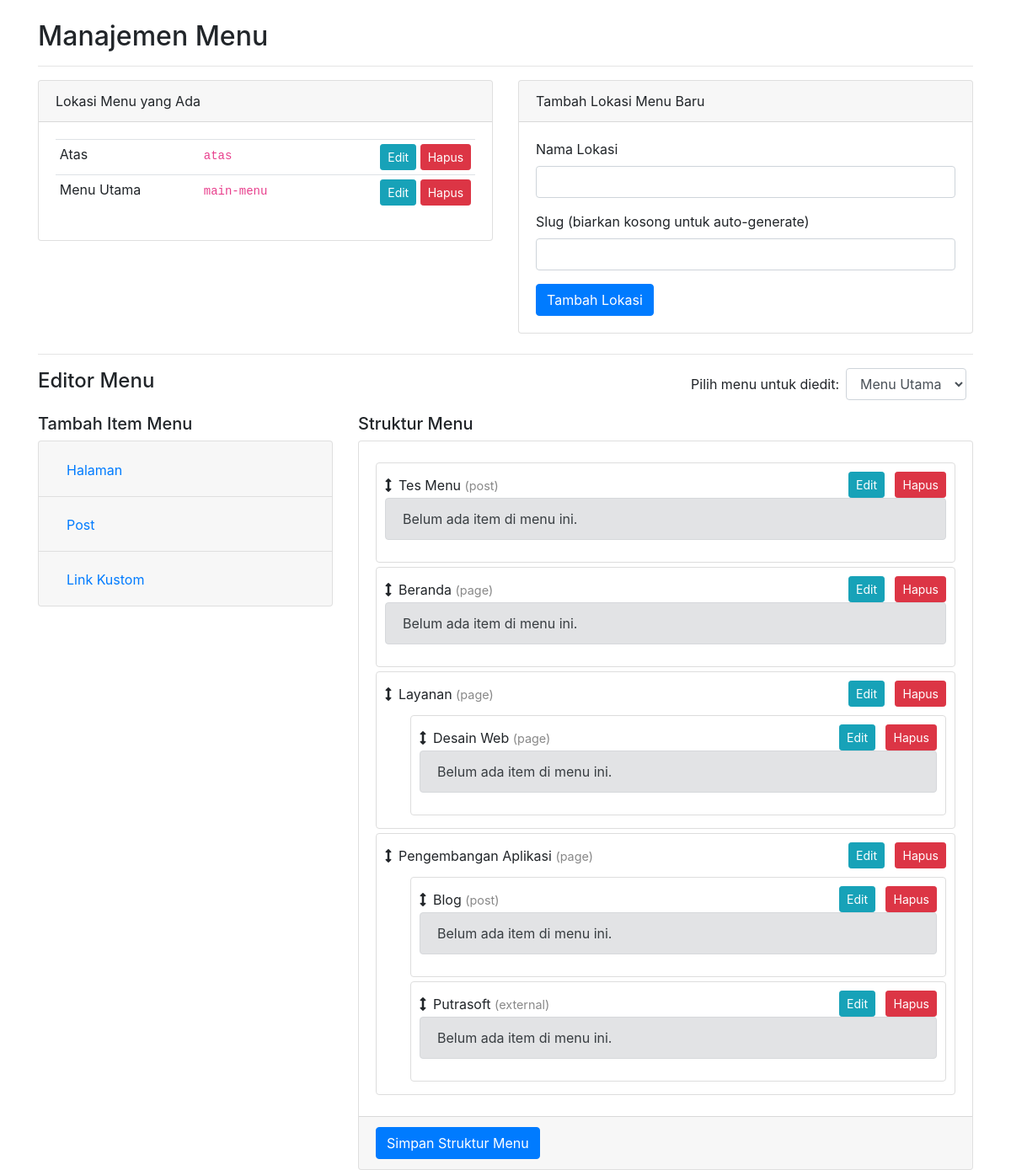
The page /2/admin_menu.php?location_id=1 on the database its author committed.
### tables this page shows
CREATE TABLE `menu_locations`  (
  `id` int NOT NULL AUTO_INCREMENT,
  `name` varchar(100) NOT NULL,
  `slug` varchar(100) NOT NULL,
  PRIMARY KEY (`id`) USING BTREE,
  UNIQUE INDEX `slug`(`slug` ASC) USING BTREE
);

CREATE TABLE `menu_items`  (
  `id` int NOT NULL AUTO_INCREMENT,
  `menu_location_id` int NOT NULL,
  `title` varchar(255) NOT NULL,
  `type` enum('page','post','external') NOT NULL,
  `link_id` int NULL DEFAULT NULL,
  `external_url` varchar(255) NULL DEFAULT NULL,
  `parent_id` int NOT NULL DEFAULT 0,
  `menu_order` int NOT NULL DEFAULT 0,
  `css_classes` varchar(255) NULL DEFAULT NULL,
  `target` varchar(50) NULL DEFAULT NULL,
  `visibility` enum('all','logged_in','logged_out') NOT NULL DEFAULT 'all',
  PRIMARY KEY (`id`) USING BTREE,
  INDEX `menu_location_id`(`menu_location_id` ASC) USING BTREE,
  CONSTRAINT `menu_items_ibfk_1` FOREIGN KEY (`menu_location_id`) REFERENCES `menu_locations` (`id`) ON DELETE CASCADE ON UPDATE RESTRICT
);

### 2/admin_menu.php (the view, shortened to what this page needs)
<?php
require 'database.php';
$locations = $pdo->query("SELECT * FROM menu_locations ORDER BY name ASC")->fetchAll();
$selected_location_id = $_GET['location_id'] ?? ($locations[0]['id'] ?? null);
$menu_items = [];
if ($selected_location_id) {
    $stmt = $pdo->prepare("SELECT * FROM menu_items WHERE menu_location_id = :loc_id ORDER BY parent_id, menu_order ASC");
    $stmt->execute(['loc_id' => $selected_location_id]);
    $menu_items = $stmt->fetchAll();
}
function render_admin_menu_html_with_actions(array $items, int $parent_id = 0): string {
    $html = '<ol class="sortable">';
    foreach ($items as $item) {
        if ((int)$item['parent_id'] == $parent_id) {
            $html .= "<li id='menuItem_{$item['id']}'>";
            $html .= "<div class='d-flex justify-content-between align-items-center'>";
            $html .= "<span><i class='fas fa-arrows-alt-v mr-2' style='cursor: move;'></i><span class='menu-title'>{$item['title']}</span> <span class='menu-type'>({$item['type']})</span></span>";
            $html .= "<div class='item-actions'>";
            $html .= "<button class='btn btn-sm btn-info mr-2 edit-item-btn' data-toggle='modal' data-target='#editItemModal'
                        data-id='{$item['id']}'
                        data-title='".htmlspecialchars($item['title'], ENT_QUOTES)."'
                        data-type='{$item['type']}'
                        data-linkid='{$item['link_id']}'
                        data-url='".htmlspecialchars($item['external_url'], ENT_QUOTES)."'
                        data-css='".htmlspecialchars($item['css_classes'], ENT_QUOTES)."'
                        data-target='{$item['target']}'
                        data-visibility='{$item['visibility']}'>Edit</button>";
            $html .= "<form method='POST' action='admin_menu.php' class='d-inline' onsubmit='return confirm(\"Yakin ingin menghapus item ini?\");'>
                        <input type='hidden' name='action' value='delete_item'>
                        <input type='hidden' name='id' value='{$item['id']}'>
                        <input type='hidden' name='location_id' value='{$item['menu_location_id']}'>
                        <button type='submit' class='btn btn-sm btn-danger'>Hapus</button>
                      </form>";
            $html .= "</div>";
            $html .= "</div>";
            $html .= render_admin_menu_html_with_actions($items, (int)$item['id']);
            $html .= "</li>";
        }
    }
    $html .= '</ol>';
    return (strpos($html, '<li') === false) ? '<div class="alert alert-secondary">Belum ada item di menu ini.</div>' : $html;
}
?>
<!DOCTYPE html>
<html lang="id">
<head>
    <link rel="stylesheet" href="https://stackpath.bootstrapcdn.com/bootstrap/4.5.2/css/bootstrap.min.css">
    <link rel="stylesheet" href="https://cdnjs.cloudflare.com/ajax/libs/font-awesome/5.15.3/css/all.min.css">
</head>
<body>
    <div class="container mt-4">
        <h2>Manajemen Menu</h2>
        <hr>
        <div class="row mb-4">
            <div class="col-md-6">
                <div class="card">
                    <div class="card-header">Lokasi Menu yang Ada</div>
                    <div class="card-body">
                        <table class="table table-sm">
                            <tbody>
                                <?php foreach ($locations as $loc): ?>
                                <tr>
                                    <td><?php echo htmlspecialchars($loc['name']); ?></td>
                                    <td><code><?php echo htmlspecialchars($loc['slug']); ?></code></td>
                                    <td class="text-right">
                                        <button class="btn btn-sm btn-info" data-toggle="modal" data-target="#editLocationModal"
                                                data-id="<?php echo $loc['id']; ?>" data-name="<?php echo htmlspecialchars($loc['name']); ?>"
                                                data-slug="<?php echo htmlspecialchars($loc['slug']); ?>">Edit</button>
                                        <form method="POST" action="admin_menu.php" class="d-inline" onsubmit="return confirm('PERINGATAN: Menghapus lokasi akan menghapus SEMUA item menu di dalamnya. Lanjutkan?');">
                                            <button type="submit" class="btn btn-sm btn-danger">Hapus</button>
                                        </form>
                                    </td>
                                </tr>
                                <?php endforeach; ?>
                            </tbody>
                        </table>
                    </div>
                </div>
            </div>
            <div class="col-md-6">
                 <div class="card">
                    <div class="card-header">Tambah Lokasi Menu Baru</div>
                    <div class="card-body">
                        <form method="POST" action="admin_menu.php">
                            <div class="form-group">
                                <label for="name">Nama Lokasi</label>
                                <input type="text" class="form-control" name="name" required>
                            </div>
                            <div class="form-group">
                                <label for="slug">Slug (biarkan kosong untuk auto-generate)</label>
                                <input type="text" class="form-control" name="slug">
                            </div>
                            <button type="submit" class="btn btn-primary">Tambah Lokasi</button>
                        </form>
                    </div>
                </div>
            </div>
        </div>
        <hr>
        <div class="d-flex justify-content-between align-items-center mb-3">
            <h4>Editor Menu</h4>
            <form method="GET" action="admin_menu.php" id="location_selector_form">
                <div class="form-inline">
                    <label for="location_id" class="mr-2">Pilih menu untuk diedit:</label>
                    <select name="location_id" id="location_id" class="form-control mr-2" onchange="this.form.submit()">
                        <?php foreach ($locations as $loc): ?>
                        <option value="<?php echo $loc['id']; ?>" <?php echo ($loc['id'] == $selected_location_id) ? 'selected' : ''; ?>>
                            <?php echo htmlspecialchars($loc['name']); ?>
                        </option>
                        <?php endforeach; ?>
                    </select>
                </div>
            </form>
        </div>
        <?php if ($selected_location_id): ?>
        <div class="row">
            <div class="col-md-4">
                <h5>Tambah Item Menu</h5>
                <div class="accordion" id="addItemAccordion">
                    <div class="card">
                        <div class="card-header" id="headingPages">
                            <h2 class="mb-0"><button class="btn btn-link" type="button" data-toggle="collapse" data-target="#collapsePages">Halaman</button></h2>
                        </div>
                    </div>
                    <div class="card">
                         <div class="card-header" id="headingPosts">
                            <h2 class="mb-0"><button class="btn btn-link" type="button" data-toggle="collapse" data-target="#collapsePosts">Post</button></h2>
                        </div>
                    </div>
                    <div class="card">
                        <div class="card-header" id="headingCustom">
                            <h2 class="mb-0"><button class="btn btn-link" type="button" data-toggle="collapse" data-target="#collapseCustom">Link Kustom</button></h2>
                        </div>
                    </div>
                </div>
            </div>
            <div class="col-md-8">
                <h5>Struktur Menu</h5>
                <div class="card">
                    <div class="card-body">
                        <?php echo render_admin_menu_html_with_actions($menu_items); ?>
                    </div>
                    <div class="card-footer">
                        <button id="saveMenu" class="btn btn-primary">Simpan Struktur Menu</button>
                    </div>
                </div>
            </div>
        </div>
        <?php else: ?>
        <div class="alert alert-info">Pilih sebuah lokasi menu untuk mulai mengedit, atau buat lokasi baru.</div>
        <?php endif; ?>
    </div>
</body>
</html>

### 2/admin_menu.php (style rules this page uses)
.sortable { list-style-type: none; margin: 0; padding: 0; }
.sortable li { margin: 5px 0; padding: 10px; border: 1px solid #ddd; background: #fff; border-radius: 4px; }
.sortable li > div { cursor: move; }
.sortable ol { margin-top: 10px; padding-left: 30px; }
.menu-type { font-weight: normal; color: #888; font-size: 0.9em; }

### rows shown on the page
menu_locations: name "Atas", slug "atas"
menu_locations: name "Menu Utama", slug "main-menu"
menu_items: title "Tes Menu", type "post", shows "Belum ada item di menu ini."
menu_items: title "Beranda", type "page", shows "Belum ada item di menu ini."
menu_items: title "Layanan", type "page"
menu_items: title "Desain Web", type "page", shows "Belum ada item di menu ini."
menu_items: title "Pengembangan Aplikasi", type "page"
menu_items: title "Blog", type "post", shows "Belum ada item di menu ini."
menu_items: title "Putrasoft", type "external", shows "Belum ada item di menu ini."

### other values the page prints
form field location_id "Menu Utama"
